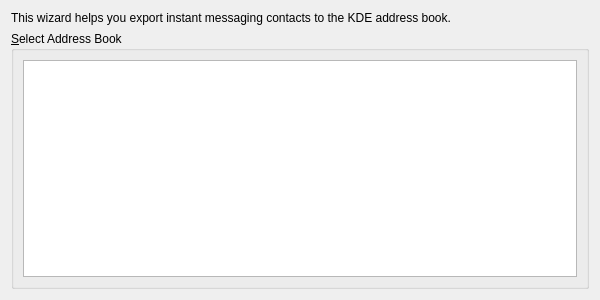
<ui version="4.0" >
 <class>KabcExportWizardPage1</class>
 <widget class="QWidget" name="KabcExportWizardPage1" >
  <property name="geometry" >
   <rect>
    <x>0</x>
    <y>0</y>
    <width>600</width>
    <height>300</height>
   </rect>
  </property>
  <property name="windowTitle" >
   <string>Form</string>
  </property>
  <layout class="QVBoxLayout" >
   <item>
    <widget class="QLabel" name="textLabel1" >
     <property name="sizePolicy" >
      <sizepolicy vsizetype="Minimum" hsizetype="Minimum" >
       <horstretch>0</horstretch>
       <verstretch>0</verstretch>
      </sizepolicy>
     </property>
     <property name="text" >
      <string>This wizard helps you export instant messaging contacts to the KDE address book.</string>
     </property>
     <property name="alignment" >
      <set>Qt::AlignVCenter</set>
     </property>
    </widget>
   </item>
   <item>
    <widget class="QGroupBox" name="groupBox" >
     <property name="title" >
      <string>&amp;Select Address Book</string>
     </property>
     <layout class="QHBoxLayout" >
      <property name="spacing" >
       <number>6</number>
      </property>
      <property name="leftMargin" >
       <number>9</number>
      </property>
      <property name="topMargin" >
       <number>9</number>
      </property>
      <property name="rightMargin" >
       <number>9</number>
      </property>
      <property name="bottomMargin" >
       <number>9</number>
      </property>
      <item>
       <widget class="QListWidget" name="addrBooks" />
      </item>
     </layout>
    </widget>
   </item>
  </layout>
 </widget>
 <resources/>
 <connections/>
</ui>
